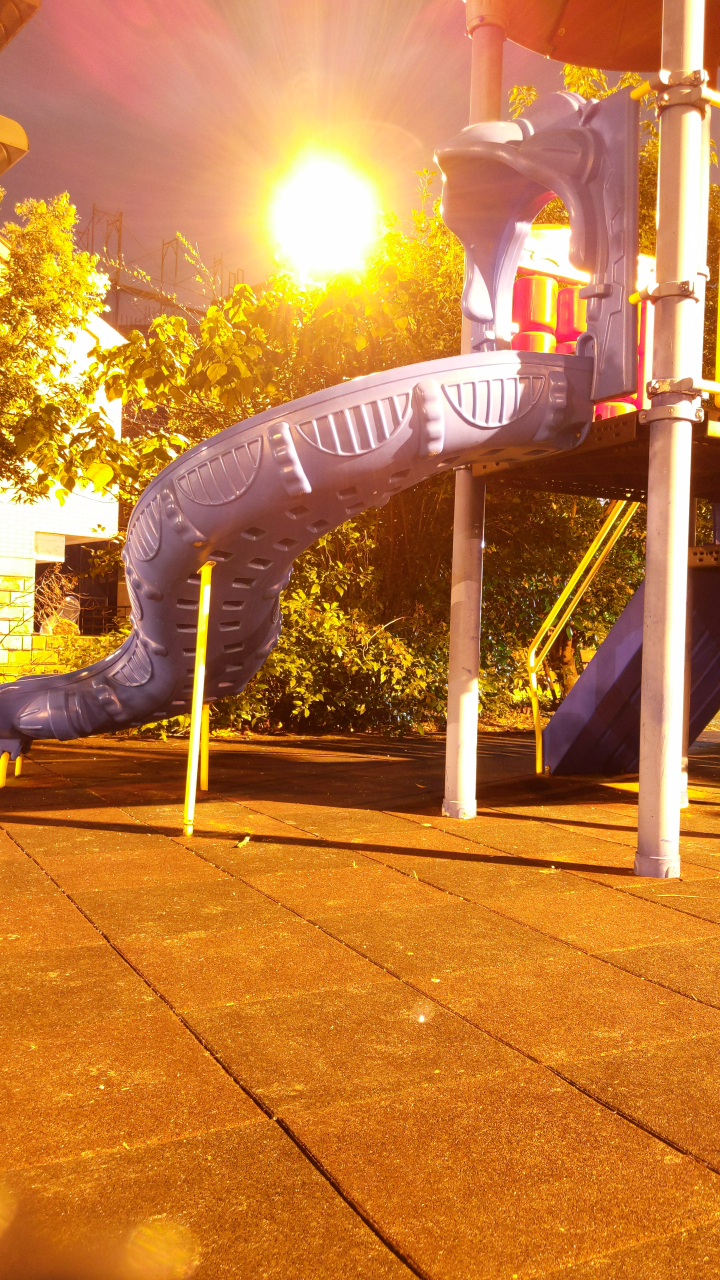
#> input picture HW1-HDR/data/Playground/IMG_20220318_214628.jpg, 2160 x 3840 px (shown at 1/3 size)
$ python -i alignment.py   (imports and definitions only)
#> lines starting #> are read from the running program, lines starting #| are printed output that depends on the picture
import numpy as np
import cv2

MAX_MTB_EXP = 3
BITMAP_THRESH_OFFSET = 10

def Align(imgs) -> list[int]:

    centerGray = cv2.cvtColor(imgs[int(len(imgs)/2)], cv2.COLOR_BGR2GRAY)
    centerBitMaps = []
    masks = []
    for exp in range(0, MAX_MTB_EXP+1, 1):
        cols = int(centerGray.shape[0] / (1 << exp))
        rows = int(centerGray.shape[1] / (1 << exp))
        resized = cv2.resize(centerGray, (rows, cols))
        mid = np.median(resized)
        masks.append(cv2.inRange(resized, mid - BITMAP_THRESH_OFFSET, mid + BITMAP_THRESH_OFFSET))
        centerBitMaps.append(CreateBitMap(resized))
    # [4 lines of commented-out code are left out]

    shifts = []

    for i in range(0, len(imgs), 1):
        imgGray = cv2.cvtColor(imgs[i], cv2.COLOR_BGR2GRAY)
        rowOffset = colOffset = 0
        for exp in range(MAX_MTB_EXP, -1, -1):
            cols = int(imgGray.shape[0] / (1 << exp))
            rows = int(imgGray.shape[1] / (1 << exp))
            resized = cv2.resize(imgGray, (rows, cols))
            imgBitMap = CreateBitMap(resized)
            r, c = MTBAlign(centerBitMaps[exp], masks[exp], imgBitMap, rowOffset, colOffset)
            rowOffset = rowOffset * 2 + r
            colOffset = colOffset * 2 + c
        shifts.append([rowOffset, colOffset])

    return shifts

def MTBAlign(centerBitMap, mask, imgBitMap, rowOffset, colOffset):
    minDiff = centerBitMap.shape[0] * centerBitMap.shape[1]
    r = c = 0
    rows, cols = centerBitMap.shape[:2]
    for rowShift in range(-1, 2, 1):
        for colShift in range(-1 ,2, 1):
            m = np.float32([[1, 0, rowShift+rowOffset], [0, 1, colShift+colOffset]])
            shifted = cv2.warpAffine(imgBitMap, m, (cols, rows))
            diff = CompareBitMap(centerBitMap, shifted, mask)
            if (diff < minDiff):
                minDiff = diff
                r = rowShift
                c = colShift
    return (r, c)

def CreateBitMap(img):
    median = np.median(img)
    _, bitmap = cv2.threshold(img, median, 255, cv2.THRESH_BINARY)
    return bitmap

def CompareBitMap(map1, map2, mask):
    ret = cv2.bitwise_xor(map1, map2)
    ret = cv2.bitwise_and(ret, mask)
    return cv2.countNonZero(ret)

>>> import cv2
>>> picture = cv2.imread('../data/Playground/IMG_20220318_214628.jpg', cv2.IMREAD_GRAYSCALE)
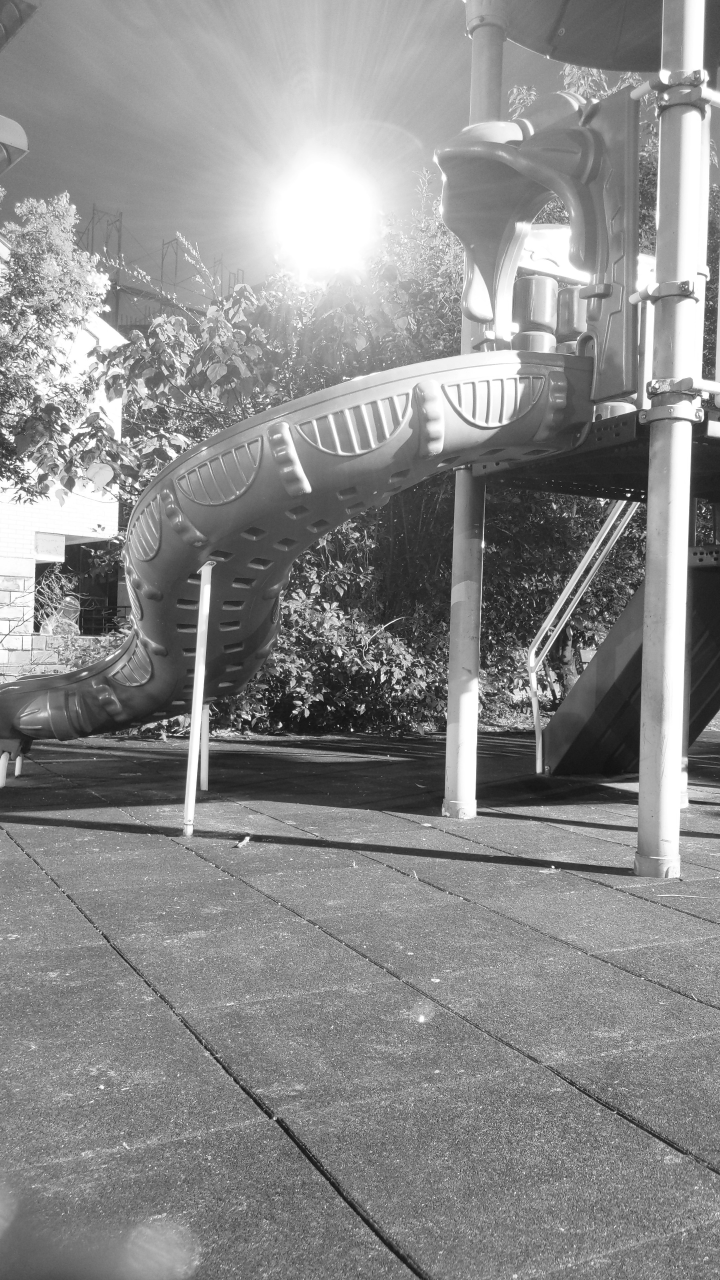
#> picture: shape (3840, 2160) (shown at 1/3 size); min 0, max 255, mean 138.4
#> (the run stopped early here; a loop or call above may not have finished)
